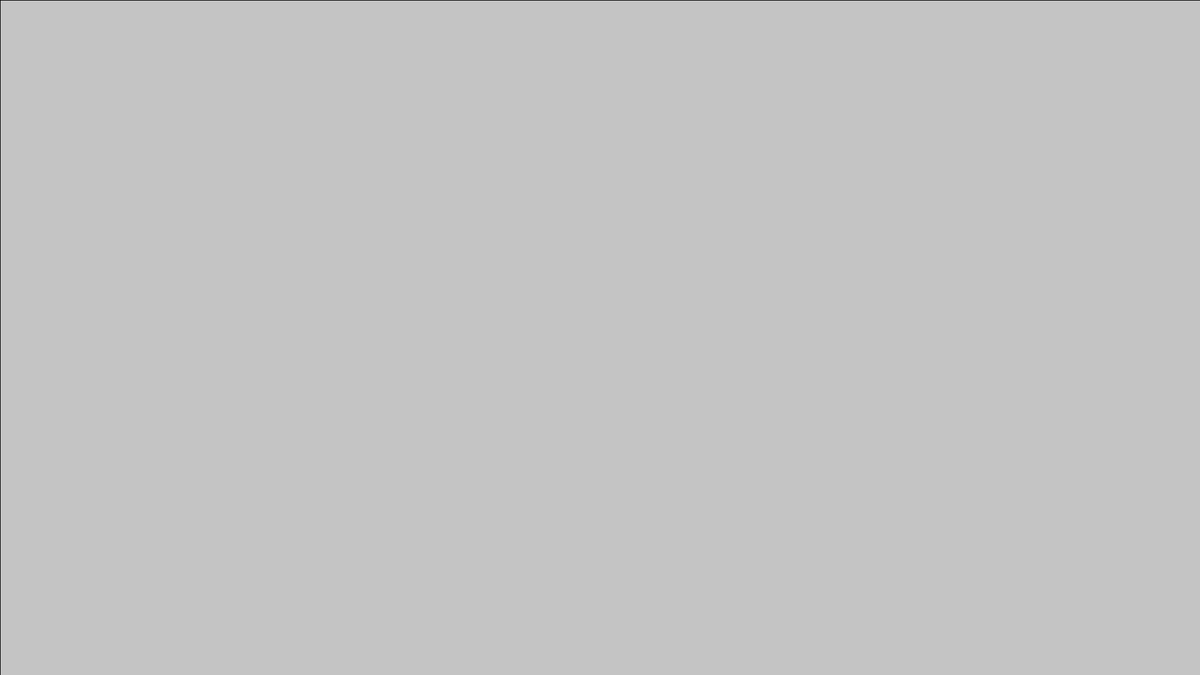
Frame 1 (no input)
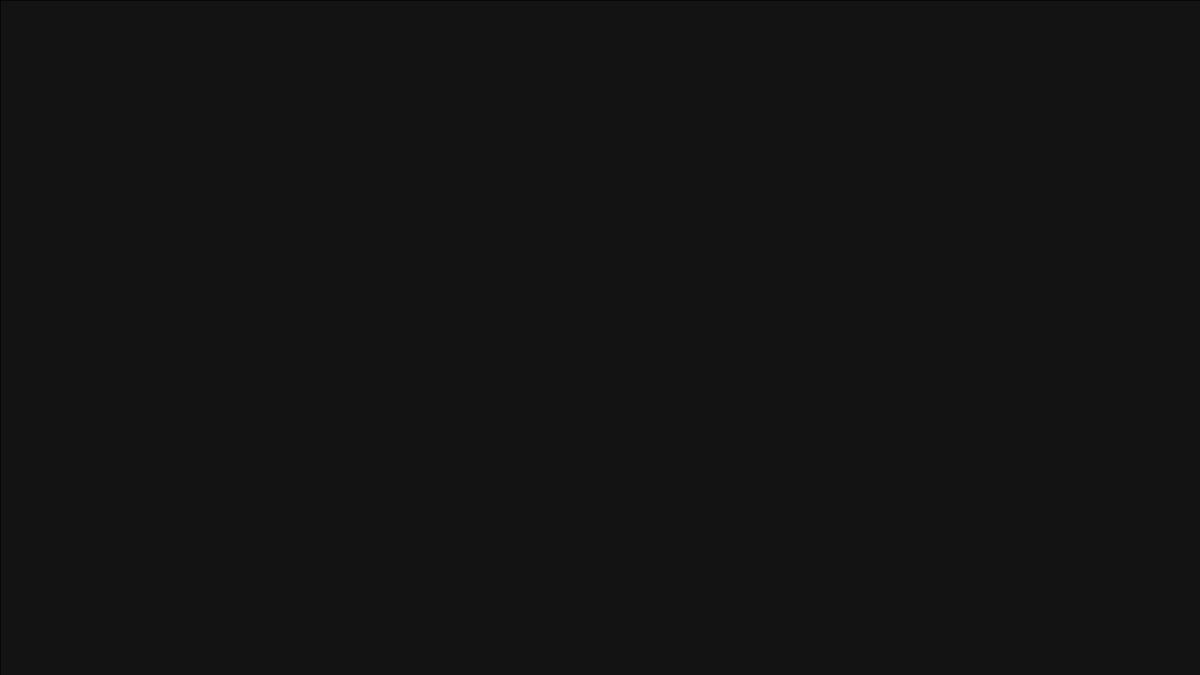
Frame 60 (the mouse pressed at the canvas centre just before this capture)
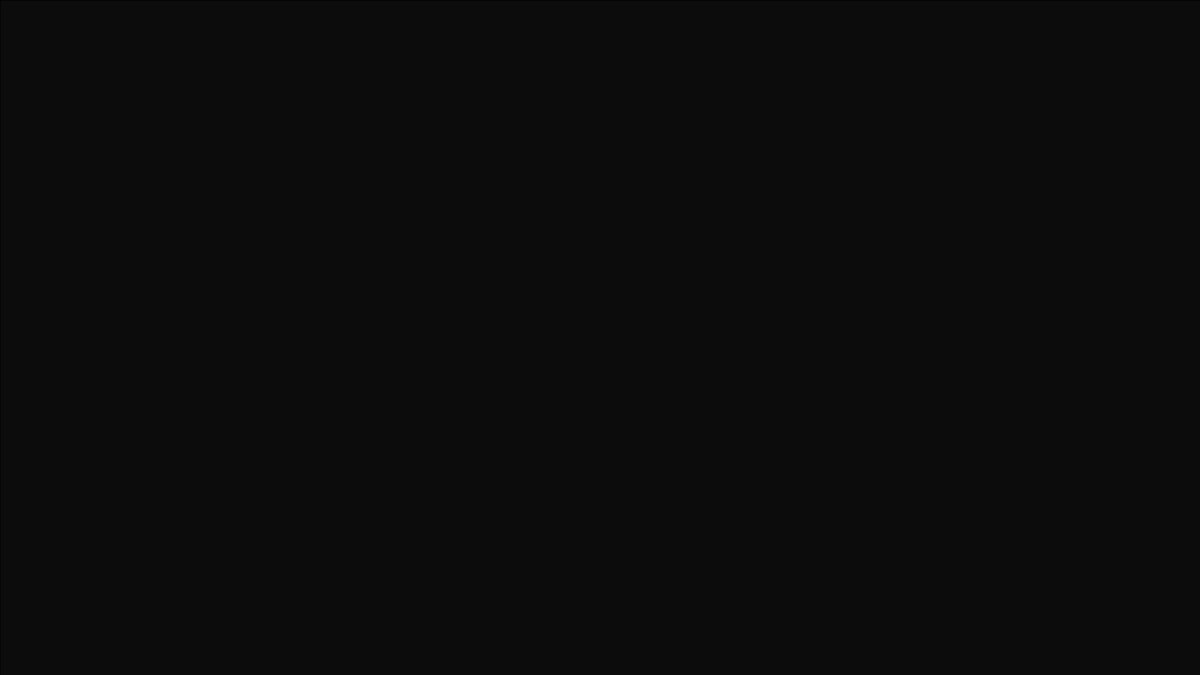
Frame 120 (the mouse held since frame 60 and released just before this capture)

The Processing sketch that drew these frames (run headless with seeded random() and noise(); from frame 60 on, the mouse is pressed at the canvas centre):

// Processing sketch: s19_mulitball
// ── s19_mulitball.pde
void setup() {
  size(1920,1080);
  //frameRate(20);
}

float[] x =new float[1000], y = new float[1000], dx = new float[1000], dy = new float[1000];
//int is 32 bit +/- 31 bit = 2.1 billion 
int n=0;
void mouseClicked() {
   n=n+1;
   println(n);
   x[n]=random(50,width-50);
   y[n]=random(50,height-50);
   dx[n]=random(-6,6);
   dy[n]=random(-6,6);
}
void draw() {
  //background(0);
  //fill( 255, 0, 0);
  //rect( x, y, 100, 100);
  fill(0,0,0,10);
  rect(0,0,width,height);
  for(int i = 1; i <= n; i++){
  stroke(255,0,0);
  fill(0,255,100);
  ellipse(x[i],y[i], 100, 100);
  x[i] = x[i] + dx[i]; 
  y[i]= y[i] + dy[i]; //x++; x +=1; ++x;
  if (x[i] >= width - 50 || x[i] < 50 ){
  dx[i] = -dx[i];
  }
  if (y[i] >= height - 50 || y[i] < 50) {
  dy[i] = -dy[i];
  }
  //rect(x,y+300,100,100);
  
  }
}
